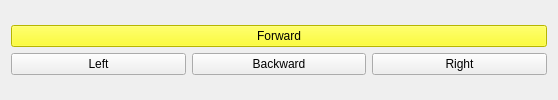
<?xml version="1.0" encoding="UTF-8"?>
<ui version="4.0">
 <class>GUIWidget</class>
 <widget class="QWidget" name="GUIWidget">
  <property name="enabled">
   <bool>true</bool>
  </property>
  <property name="minimumSize">
   <size>
    <width>558</width>
    <height>0</height>
   </size>
  </property>
  <property name="maximumSize">
   <size>
    <width>558</width>
    <height>16777215</height>
   </size>
  </property>
  <property name="windowTitle">
   <string>gui</string>
  </property>
  <layout class="QVBoxLayout" name="verticalLayout">
   <item>
    <layout class="QGridLayout" name="gridLayout">
     <item row="1" column="1">
      <widget class="QPushButton" name="backward_movement_btn">
       <property name="focusPolicy">
        <enum>Qt::StrongFocus</enum>
       </property>
       <property name="text">
        <string>Backward</string>
       </property>
       <attribute name="buttonGroup">
        <string notr="true">movement_button_group</string>
       </attribute>
      </widget>
     </item>
     <item row="1" column="0">
      <widget class="QPushButton" name="left_movement_btn">
       <property name="focusPolicy">
        <enum>Qt::StrongFocus</enum>
       </property>
       <property name="text">
        <string>Left</string>
       </property>
       <attribute name="buttonGroup">
        <string notr="true">movement_button_group</string>
       </attribute>
      </widget>
     </item>
     <item row="1" column="2">
      <widget class="QPushButton" name="right_movement_btn">
       <property name="focusPolicy">
        <enum>Qt::StrongFocus</enum>
       </property>
       <property name="text">
        <string>Right</string>
       </property>
       <property name="checkable">
        <bool>false</bool>
       </property>
       <attribute name="buttonGroup">
        <string notr="true">movement_button_group</string>
       </attribute>
      </widget>
     </item>
     <item row="0" column="0" colspan="3">
      <widget class="QPushButton" name="forward_movement_btn">
       <property name="focusPolicy">
        <enum>Qt::StrongFocus</enum>
       </property>
       <property name="styleSheet">
        <string notr="true">border-color: rgb(85, 0, 255);
background-color: rgb(255, 255, 0);
border-width: 6px;</string>
       </property>
       <property name="text">
        <string>Forward</string>
       </property>
       <attribute name="buttonGroup">
        <string notr="true">movement_button_group</string>
       </attribute>
      </widget>
     </item>
    </layout>
   </item>
  </layout>
 </widget>
 <resources/>
 <connections/>
 <buttongroups>
  <buttongroup name="movement_button_group"/>
 </buttongroups>
</ui>
